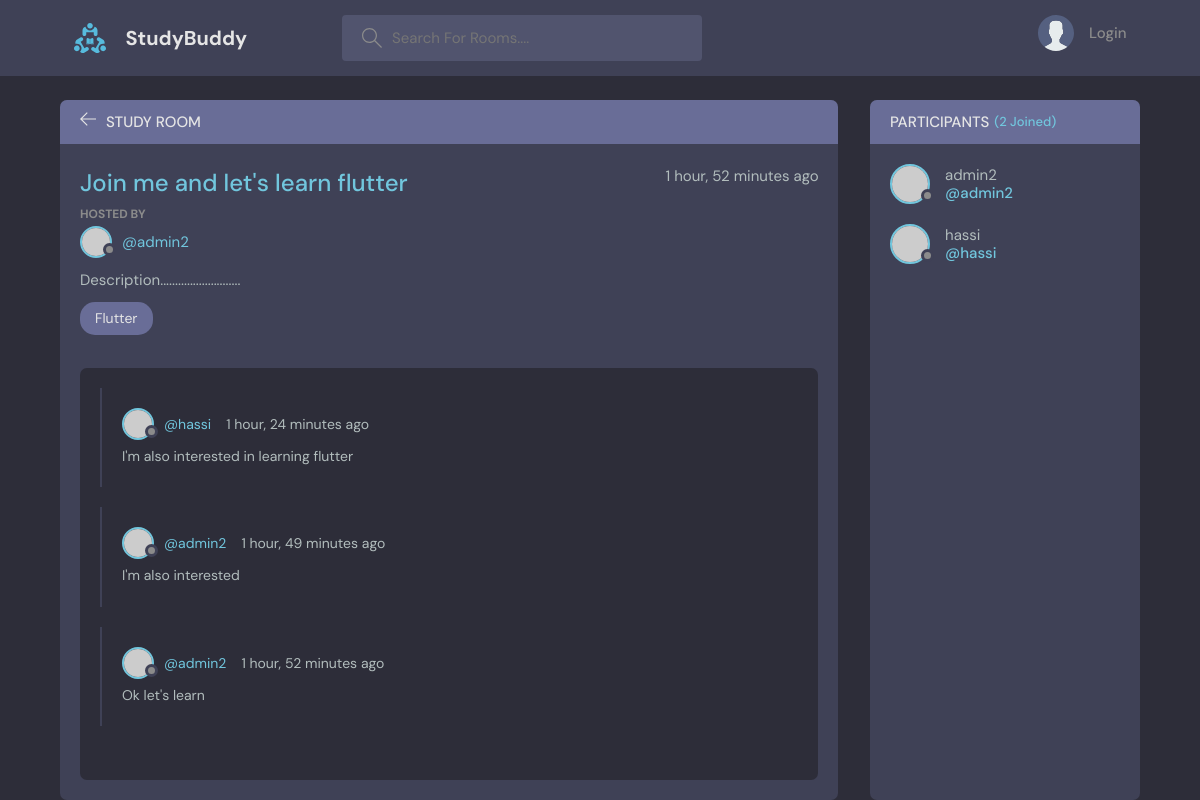
The app's page /room/18/ with its own data.
### base/models.py (models this page shows, shortened)
class Room(models.Model):
    host = models.ForeignKey(User , on_delete=models.SET_NULL , null=True)
    topic = models.ForeignKey(Topic , on_delete=models.SET_NULL , null=True)
    name = models.CharField(max_length=200)
    description  = models.TextField(null=True , blank=True)
    participants = models.ManyToManyField(User , related_name='participants' , blank=True)
    updated = models.DateTimeField(auto_now=True)
    created = models.DateTimeField(auto_now_add = True)
    class Meta:
        ordering = ['-updated' , '-created']

class Topic(models.Model):
    name = models.CharField(max_length=200)

class Message(models.Model):
    user = models.ForeignKey(User , on_delete=models.CASCADE)
    room = models.ForeignKey(Room , on_delete=models.CASCADE)
    body = models.TextField()
    updated = models.DateTimeField(auto_now=True)
    created = models.DateTimeField(auto_now_add = True)
    class Meta:
        ordering = ['-updated' , '-created']

### base/views.py (the view, shortened to what this page needs)
# urls.py: path('room/<str:pk>/' , views.room , name = 'room'),
def room(request, pk):
    room = Room.objects.get(id=pk)
    participants = room.participants.all()
    room_messages = room.message_set.all()
    context = {'room' : room  , 'room_messages' : room_messages , 'participants' : participants}
    return render (request , 'base/room.html' , context)

### base/templates/base/room.html (shortened to what this page needs)
{% extends 'main.html' %}
{% block content %}
{% load static %}
    <main class="profile-page layout layout--2">
      <div class="container">
        <div class="room">
          <div class="room__top">
            <div class="room__topLeft">
              <a href="{% url 'home' %}">
                <svg version="1.1" xmlns="http://www.w3.org/2000/svg" width="32" height="32" viewBox="0 0 32 32">
                  <title>arrow-left</title>
                  <path
                    d="M13.723 2.286l-13.723 13.714 13.719 13.714 1.616-1.611-10.96-10.96h27.625v-2.286h-27.625l10.965-10.965-1.616-1.607z"
                  ></path>
                </svg>
              </a>
              <h3>Study Room</h3>
            </div>
          </div>
          <div class="room__box scroll">
            <div class="room__header scroll">
              <div class="room__info">
                <h3>{{room.name}}</h3>
                <span> {{room.created | timesince}} ago</span>
              </div>
              <div class="room__hosted">
                <p>Hosted By</p>
                <a href="{% url 'user-profile' room.host.id %}" class="room__author">
                  <div class="avatar avatar--small">
                    <img src="https://randomuser.me/api/portraits/men/37.jpg" />
                  </div>
                  <span>@{{room.host.username}}</span>
                </a>
              </div>
              <div class="room__details">
                {{room.description}}
              </div>
              <span class="room__topics">{{room.topic.name}}</span>
            </div>
            <div class="room__conversation">
              <div class="threads scroll">
                {% for message in room_messages %}
                <div class="thread">
                  <div class="thread__top">
                    <div class="thread__author">
                      <a href="{% url 'user-profile' message.user.id %}" class="thread__authorInfo">
                        <div class="avatar avatar--small">
                          <img src="https://randomuser.me/api/portraits/men/37.jpg" />
                        </div>
                        <span>@{{message.user}}</span>
                      </a>
                      <span class="thread__date">{{message.created | timesince}} ago</span>
                    </div>
                  </div>
                  <div class="thread__details">
                    {{message.body}}
                  </div>
                </div>
                {% endfor %}
              </div>
            </div>
          </div>
        </div>
        <div class="participants">
          <h3 class="participants__top">Participants <span> ({{room.participants.all.count}} Joined)</span></h3>
          <div class="participants__list scroll">
            {% for user in participants  %}
            <a href="{% url 'user-profile' user.id %}" class="participant">
              <div class="avatar avatar--medium">
                <img src="https://randomuser.me/api/portraits/men/37.jpg" />
              </div>
              <p>
                {{user.username}}
                <span>@{{user.username}}</span>
              </p>
            </a>
            {% endfor %}
          </div>
        </div>
      </div>
    </main>
{% endblock content%}

### records on screen
Room: name "Join me and let's learn flutter", created "1 hour, 52 minutes", host.username "admin2", description "Description...........................", topic.name "Flutter", participants.all.count "2"
Message: user "hassi", created "1 hour, 24 minutes", body "I'm also interested in learning flutter"
Message: user "admin2", created "1 hour, 49 minutes", body "I'm also interested"
Message: user "admin2", created "1 hour, 52 minutes", body "Ok let's learn"

### other values on screen
{{ user.username }} "admin2"
{{ user.username }} "hassi"
